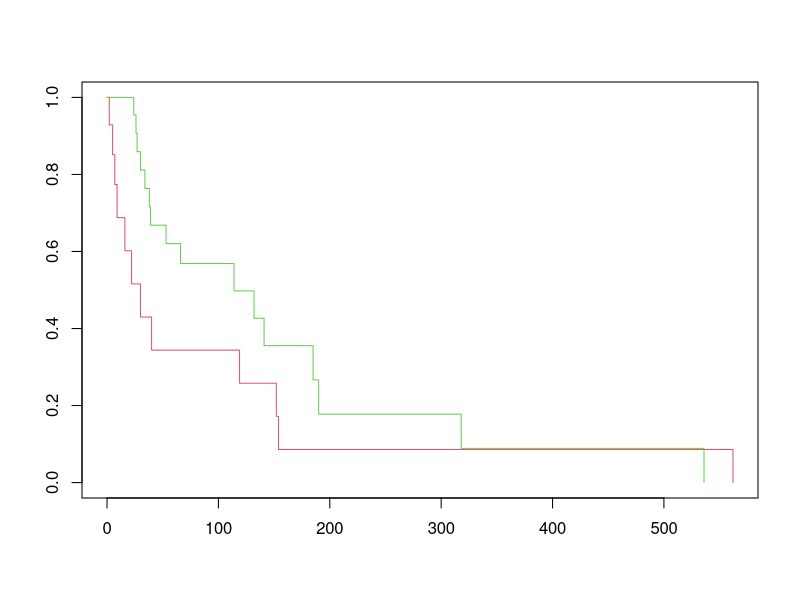
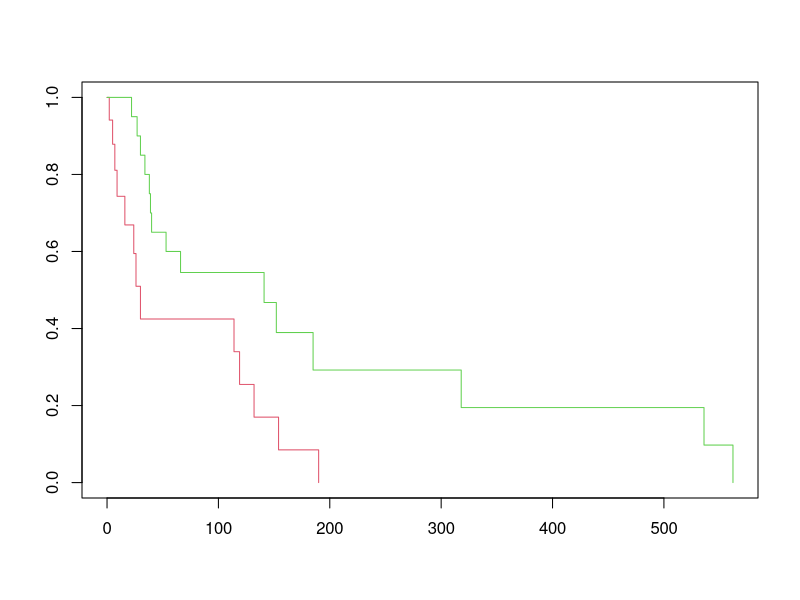

R code for these plots, in order:
library(survival)
library(readxl)
library(tidyverse)

dial <- read_xlsx("dialysis2.xlsx", sheet = 1)

# infection is our "censored" var
# 1 indicates infection, 0 indicates no infection
# doesn't matter which is which

# dial <- dial %>% mutate(censored = ifelse(dial$infection == 0, 1, 0))

surv <- Surv(dial$time, dial$infection)

curve.gender <- survfit(surv ~ dial$gender)
plot(curve.gender, col = c(2, 3))
quantile(curve.gender) # look at median time to infection by gender
survdiff(surv ~ dial$gender) # test for difference of KM curves by gender

curve.dis <- survfit(surv ~ dial$dis_type)
plot(curve.dis, col = c(2, 3))
quantile(curve.dis)
survdiff(surv ~ dial$dis_type)

# Ensure that male and glomerulonephritis are the reference groups:
# dial$gender <- relevel(dial$gender, ref = 0)
# dial$dis_type <- relevel(dial$dis_type, ref = 1)

# The full proportional hazards regression model:
full <- coxph(surv ~ age + gender + dis_type, data = dial)

sch.resids <- residuals(full, type = "schoenfeld")

ranked <- cbind(dial$time[which(dial$infection == 1)], sch.resids,
                rank(dial$time[which(dial$infection == 1)]))

cor.test(ranked[, 2], ranked[, 5]) # age resids vs. ranked survival times
cor.test(ranked[, 3], ranked[, 5]) # gender resids vs. ranked survival times
cor.test(ranked[, 4], ranked[, 5]) # dis_type resids vs. ranked survival times

# Remove the variable with the largest p-value:
reduced <- coxph(surv ~ gender + dis_type, data = dial)
summary(reduced)

red.sch.resids <- residuals(reduced, type = "schoenfeld")

red.ranked <- cbind(dial$time[which(dial$infection == 1)], red.sch.resids,
                rank(dial$time[which(dial$infection == 1)]))
